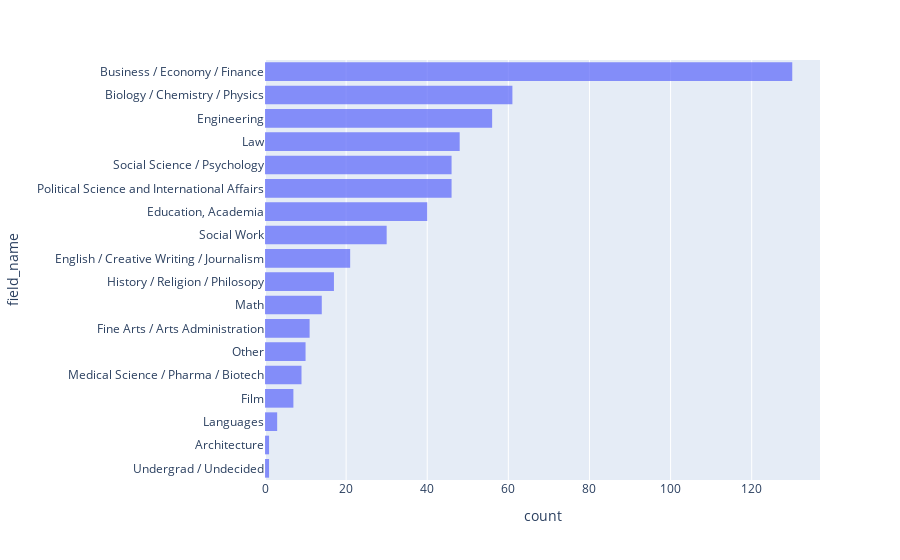

Notebook source saved alongside this figure:
### Code cell
import plotly.express as px
fig = px.histogram(df_iid, y="field_name", opacity = 0.75).update_yaxes(categoryorder = "total ascending")
fig.show()

### Figure 1 — Plotly figure (JSON) as saved in the notebook; plotly's stock layout.template omitted (floating-point values rounded to 4 significant figures; data arrays with more than 128 entries replaced by an {"elided": "..."} marker saying what was removed)
{"data": [{"alignmentgroup": "True", "bingroup": "y", "hovertemplate": "count=%{x}<br>field_name=%{y}<extra></extra>", "legendgroup": "", "marker": {"color": "#636efa", "opacity": 0.75, "pattern": {"shape": ""}}, "name": "", "offsetgroup": "", "orientation": "h", "showlegend": false, "type": "histogram", "xaxis": "x", "y": {"elided": "551 str values"}, "yaxis": "y"}], "layout": {"barmode": "relative", "legend": {"tracegroupgap": 0}, "margin": {"t": 60}, "xaxis": {"anchor": "y", "domain": [0, 1], "title": {"text": "count"}}, "yaxis": {"anchor": "x", "categoryorder": "total ascending", "domain": [0, 1], "title": {"text": "field_name"}}}}
